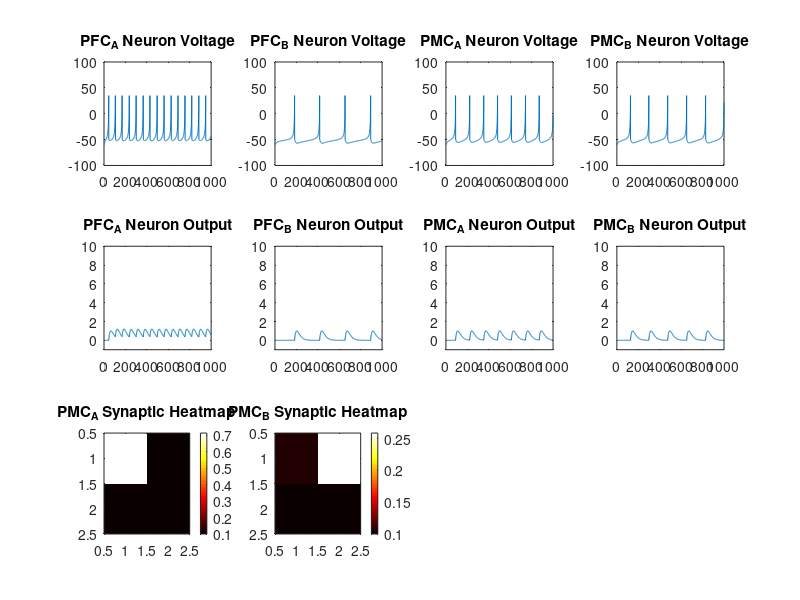

Write MATLAB code to recreate this figure.
% Model of Automaticity in Rule Based Learning

% This version of the RB_Automaticity model doesn't have the Radial Basis
% function (instead of a 100x100 visual grid it has a 2x2 grid)

clearvars;

%%%%%%%%%%%%%%%%%%%%%%%%%%%%%%%%%%%%%%%%%%%%%
%%%%%%%%%% VARIABLE INITIALIZATION %%%%%%%%%%
%%%%%%%%%%%%%%%%%%%%%%%%%%%%%%%%%%%%%%%%%%%%%



% Time period for one trial (in milliseconds)

n = 1000;
TAU = 1;

trials = 5;                         % number of trials in our automaticity experiment

tot_pfc_scale_factor = 1/5;          % scaling factor for visual input into PFC neurons


%{

% Total stimulus variable for PFCA and PFCB neurons

total_PFCA_stim = 0;
total_PFCB_stim = 0;

%}

% Quantity of Visual Stimulus

v_stim = 50;

vis_input_matrix = v_stim*ones(1,n);

% Initializing PMC Synaptic weight matrix (all start with value of 0.1)

PMCA_weights = 0.1*ones(2);
PMCB_weights = 0.1*ones(2);

% Multi-dimensional array (contains important matrices)

full_matrix = cat(3, PMCA_weights, PMCB_weights);    


%{

disp('row:')
disp(r1)
disp('column: ')
disp(r2)
disp('bar width value: ')                        
disp(full_matrix(r1,r2,1))
disp('frequency value: ')
disp(full_matrix(r1,r2,2))
disp('pFC weight')
disp(full_matrix(r1,r2,3))
disp('PMC weight')
disp(full_matrix(r1,r2,4))

%}


% PMC Scaling factor (I can use this to scale the PMC visual input value if it comes out way too high)

pmc_scaling_factor = 1;

% Neuron constants (RSN: Regular Spiking Neuron)
% Set for a cortical regular spiking neuron
% Usage: RSN.C to get C value
RSN = struct( ...
    'C', 100, ...
    'rv', -60, ...
    'vt', -40, ...
    'k', 0.7, ...
    'a', 0.03, ...
    'b', -2, ...
    'c', -50, ...
    'd', 100, ...
    'vpeak', 35, ...
    'E', 60 ...
);

% Neurons
PMC_A = struct( ...
    'w_IpmcA', 1, ...
    'I_PMC_A', zeros(1,n), ...
    'Spikes', 0, ...
    'v', RSN.rv*ones(1,n), ...
    'u', zeros(1,n) ...
);

PMC_B = struct( ...
    'w_IpmcB', 1, ...
    'I_PMC_A', zeros(1,n), ...
    'Spikes', 0, ...
    'v', RSN.rv*ones(1,n), ...
    'u', zeros(1,n) ...
);


% input weights (between PFC and PMC neurons)

w_IpmcA = 1;
w_IpfcA = 2;
w_IpmcB = 1;
w_IpfcB = 2;

% lateral inhibition connections between PFC/PFC and PMC/PMC

w_pFC_LI = 1;
w_PMC_LI = 1;


% maximum possible weight for Hebbian Synapses

w_max = 100;                           

% Lambda Value

lambda = 20; 

% Hebbian Constants (determine the subtle attributes of learning at the Hebbian synapses);
Hebbian = struct( ...
    'heb_coef', 0.000000005, ...
    'anti_heb', 10, ...
    'NMDA', 200, ...
    'AMPA', 50 ...
);

%%%%%%%%%%%%%%%%%%%%%%%%%%%%%%%%%%%%%%%%%%
%%%%%%%%%% LOOP ON CALCULATIONS %%%%%%%%%%
%%%%%%%%%%%%%%%%%%%%%%%%%%%%%%%%%%%%%%%%%%

% Beginning of Learning Trials

trial_number = 0;

for j=1:trials
    
    trial_number = trial_number + 1;    % tracks number of current trial
    
    % variables tracking spiking rate in each neuron
        
    PMCA_Spikes = 0;
    PMCB_Spikes = 0;
    PFCA_Spikes = 0;
    PFCB_Spikes = 0;

    % variables keep track of positive voltage values for calculation of
    % integral (for Hebbian learning equation)

    % pos_PFCAvolt_values = [0]; % seems unused?
    % pos_PFCBvolt_values = [0];
    pos_PMCAvolt_values = [0]; 
    pos_PMCBvolt_values = [0]; 

    % Neuron Voltage Matrices

    v_PFC_A = RSN.rv*ones(1,n) ;     u_PFC_A = zeros(1,n);
    v_PFC_B = RSN.rv*ones(1,n) ;     u_PFC_B = zeros(1,n);
    v_PMC_A = RSN.rv*ones(1,n) ;     u_PMC_A = zeros(1,n);
    v_PMC_B = RSN.rv*ones(1,n) ;     u_PMC_B = zeros(1,n);

    % Neuron Output Matrices

    I_PFC_A = zeros(1,n);
    I_PFC_B = zeros(1,n);
    I_PMC_A = zeros(1,n);
    I_PMC_B = zeros(1,n);


    r1 = randi([1 2],1,1);                         % this function generates new random integer between 1 and 2 everytime the function runs
    r2 = randi([1 2],1,1);                         % the effect is to pick a new random gabor for each trial 


    if (r2 == 1)
        pfcA_stim = 50;
        pfcB_stim = 0;
    end

    if (r2 == 2)
        pfcA_stim = 0;
        pfcB_stim = 50;
    end
        
        
    % Beginning of Individual Trial

    for i=1:n-1
        
       
        % Neuron Equations   
        % PFC A Neuron

        v_PFC_A(i+1)=(v_PFC_A(i) + TAU*(RSN.k*(v_PFC_A(i)-RSN.rv)*(v_PFC_A(i)-RSN.vt)-u_PFC_A(i)+ RSN.E + pfcA_stim + (w_IpmcA*I_PMC_A(i)) - w_pFC_LI*I_PFC_B(i))/RSN.C);   % no noise
        u_PFC_A(i+1)=u_PFC_A(i)+TAU*RSN.a*(RSN.b*(v_PFC_A(i)-RSN.rv)-u_PFC_A(i));
        if v_PFC_A(i+1)>=RSN.vpeak;
            v_PFC_A(i)= RSN.vpeak;
            v_PFC_A(i+1)= RSN.c;
            u_PFC_A(i+1)= u_PFC_A(i+1)+ RSN.d;
        end 
        
        if (v_PFC_A(i) >= RSN.vpeak)
            PFCA_Spikes = PFCA_Spikes + 1;
            for j=i:n
               t= j-i;
               I_PFC_A(j)= I_PFC_A(j)+((t/lambda)*exp((lambda-t)/lambda));   
            end
        end
        
        % PFC B Neuron

        v_PFC_B(i+1)=(v_PFC_B(i) + TAU*(RSN.k*(v_PFC_B(i)-RSN.rv)*(v_PFC_B(i)-RSN.vt)-u_PFC_B(i)+ RSN.E + pfcB_stim + (w_IpmcB*I_PMC_B(i)) - w_pFC_LI*I_PFC_A(i))/RSN.C);   % no noise
        u_PFC_B(i+1)=u_PFC_B(i)+TAU*RSN.a*(RSN.b*(v_PFC_B(i)-RSN.rv)-u_PFC_B(i));
        if v_PFC_B(i+1)>=RSN.vpeak;
            v_PFC_B(i)= RSN.vpeak;
            v_PFC_B(i+1)= RSN.c;
            u_PFC_B(i+1)= u_PFC_B(i+1)+ RSN.d;
        end 
        
        if (v_PFC_B(i) >= RSN.vpeak)
            PFCB_Spikes = PFCB_Spikes + 1;
            for j=i:n
               t= j-i;
               I_PFC_B(j)= I_PFC_B(j)+((t/lambda)*exp((lambda-t)/lambda));   
            end
        end
        
        
        %PMC_A Neuron
        
        v_PMC_A(i+1)=(v_PMC_A(i) + TAU*(RSN.k*(v_PMC_A(i)-RSN.rv)*(v_PMC_A(i)-RSN.vt)-u_PMC_A(i)+ RSN.E + (v_stim*full_matrix(r1,r2,1)) + (w_IpfcA*I_PFC_A(i)) - w_PMC_LI*I_PMC_B(i) )/RSN.C);   % no noise
        u_PMC_A(i+1)=u_PMC_A(i)+TAU*RSN.a*(RSN.b*(v_PMC_A(i)-RSN.rv)-u_PMC_A(i));
        if v_PMC_A(i+1)>=RSN.vpeak;
            v_PMC_A(i)= RSN.vpeak;
            v_PMC_A(i+1)= RSN.c;
            u_PMC_A(i+1)= u_PMC_A(i+1)+ RSN.d;
        end 
        
        if (v_PMC_A(i) >= RSN.vpeak)
            PMCA_Spikes = PMCA_Spikes + 1;
            for j=i:n
               t= j-i;
               I_PMC_A(j)= I_PMC_A(j)+((t/lambda)*exp((lambda-t)/lambda));   
            end
        end
        
        
        
        %PMC_B Neuron
        
        v_PMC_B(i+1)=(v_PMC_B(i) + TAU*(RSN.k*(v_PMC_B(i)-RSN.rv)*(v_PMC_B(i)-RSN.vt)-u_PMC_B(i)+ RSN.E + (v_stim*full_matrix(r1,r2,2)) + (w_IpfcB*I_PFC_B(i)) - w_PMC_LI*I_PMC_A(i) )/RSN.C);   % no noise
        u_PMC_B(i+1)=u_PMC_B(i)+TAU*RSN.a*(RSN.b*(v_PMC_B(i)-RSN.rv)-u_PMC_B(i));
        if v_PMC_B(i+1)>=RSN.vpeak;
            v_PMC_B(i)= RSN.vpeak;
            v_PMC_B(i+1)= RSN.c;
            u_PMC_B(i+1)= u_PMC_B(i+1)+ RSN.d;
        end 
        
        if (v_PMC_B(i) >= RSN.vpeak)
            PMCB_Spikes = PMCB_Spikes + 1;
            for j=i:n
               t= j-i;
               I_PMC_B(j)= I_PMC_B(j)+((t/lambda)*exp((lambda-t)/lambda));   
            end
        end
        
        
        % this code creates a positive number matrix for the PMC voltages
        % only the positive values are retained and all other values 
        % are converted to zero (for computation of integral)
        
        if (v_PMC_A(i) > 0)
            pos_PMCAvolt_values = [pos_PMCAvolt_values;v_PMC_A(i)];
        else
            pos_PMCAvolt_values = [pos_PMCAvolt_values;0];
        end
        
        if (v_PMC_B(i) > 0)
            pos_PMCBvolt_values = [pos_PMCBvolt_values;v_PMC_B(i)];
        else
            pos_PMCBvolt_values = [pos_PMCBvolt_values;0];
        end
        
    end





    % Calculation of Hebbian Weight for PMC_A



    % visual input to PMCA neuron (presynaptic)

    PMCA_vis_stim = full_matrix(r1,r2,1)*vis_input_matrix;                           % visual input to PMCA neuron (presynaptic)

    integral_visinputA   = trapz(PMCA_vis_stim);                                     

    integral_PMCAvoltage = trapz(pos_PMCAvolt_values);                               % activation of PMCA neuron   (post-synaptic)

    g_t_1_A = (integral_PMCAvoltage)-(Hebbian.NMDA);
    g_t_2_A = [Hebbian.NMDA - (integral_PMCAvoltage) - Hebbian.AMPA];


    % Ensures g(t)-1 and g(2)-2 are never less than zero

    if (g_t_1_A <= 0)
        g_t_1_A = 0;
    end

    if (g_t_2_A <= 0)
        g_t_2_A = 0;
    end

    % Equation determining weights at Visual-PMCA Synapses
          
            
    full_matrix(r1,r2,1) = full_matrix(r1,r2,1) + [[(Hebbian.heb_coef)*(integral_visinputA)*[g_t_1_A]*(w_max - full_matrix(r1,r2,1))] - [(Hebbian.anti_heb)*(integral_visinputA)*[g_t_2_A]*full_matrix(r1,r2,1)]];

    if (full_matrix(r1,r2,1) < 0)
        full_matrix(r1,r2,1) = 0;
    end

    if (full_matrix(r1,r2,1) > 100)
        full_matrix(r1,r2,1) = 100;
    end



    % Calculation of Hebbian Weight for PMC_B

    PMCB_vis_stim = full_matrix(r1,r2,2)*vis_input_matrix;                             % presynaptic

    integral_visinputB   = trapz(PMCB_vis_stim);                                

    integral_PMCBvoltage = trapz(pos_PMCBvolt_values);                                 % post-synaptic

    g_t_1_B = (integral_PMCBvoltage)-(Hebbian.NMDA);
    g_t_2_B = [Hebbian.NMDA - (integral_PMCBvoltage) - Hebbian.AMPA];


    % Ensures g(t)-1 and g(2)-2 are never less than zero

    if (g_t_1_B <= 0)
        g_t_1_B = 0;
    end

    if (g_t_2_B <= 0)
        g_t_2_B = 0;
    end

    % Equation determining weights at Visual-PMCB Synapses


    full_matrix(r1,r2,2) = full_matrix(r1,r2,2) + [[(Hebbian.heb_coef)*(integral_visinputB)*[g_t_1_B]*(w_max - full_matrix(r1,r2,2))] - [(Hebbian.anti_heb)*(integral_visinputB)*[g_t_2_B]*full_matrix(r1,r2,2)]];

    if (full_matrix(r1,r2,2) < 0)
        full_matrix(r1,r2,2) = 0;
    end

    if (full_matrix(r1,r2,2) > 100)
        full_matrix(r1,r2,2) = 100;
    end


    % Appends new Hebbian Weight value to heb_weight Matrix
    % this allows me to plot the Hebbian Values at the End

    % one weight value per trial


    disp(sprintf('~~~ TRIAL #: %d ~~~', trial_number))
    disp(sprintf('r1: %d', r1))
    disp(sprintf('r2: %d', r2))
    disp(sprintf('v_stim: %d', v_stim))
    disp('full_matrix(r1,r2,1)')
    disp(full_matrix(:,:,1))
    disp('full_matrix(r1,r2,2)')
    disp(full_matrix(:,:,2))
    %disp('PMCA_vis_stim')
    %disp(PMCA_vis_stim)
    %disp('PMCA_vis_stim')
    %disp(PMCB_vis_stim)

end

%%%%%%%%%%%%%%%%%%%%%%%%%%%%%%%%%%%%%
%%%%%%%%%% DISPLAY RESULTS %%%%%%%%%%
%%%%%%%%%%%%%%%%%%%%%%%%%%%%%%%%%%%%%

% Plots of Final Voltages, Outputs, and Change of Hebbian Synapse over time

% creating gif of synaptic weight heatmap

%{

n = 1:0.5:5;
nImages = trials;

figure;
for idx = 1:trials
    y = x.^n(idx);
    plot(x,y,'LineWidth',3)
    title(['y = x^n,  n = ' num2str( n(idx)) ])
    drawnow
    frame = getframe(1);
    im{idx} = frame2im(frame);
end
close;

figure;
for idx = 1:nImages
    subplot(3,3,idx)
    imshow(im{idx});
end

%}


% this code generates the spiking diagrams and the heatmaps

rows = 3;
columns = 4;

subplot(rows,columns,1);
plot(TAU*(1:n),v_PFC_A);
axis([0 n -100 100]);
title('PFC_A Neuron Voltage');

subplot(rows,columns,2);
plot(TAU*(1:n),v_PFC_B);
axis([0 n -100 100]);
title('PFC_B Neuron Voltage');

subplot(rows,columns,3);
plot(TAU*(1:n),v_PMC_A);
axis([0 n -100 100]);
title('PMC_A Neuron Voltage');

subplot(rows,columns,4);
plot(TAU*(1:n),v_PMC_B);
axis([0 n -100 100]);
title('PMC_B Neuron Voltage');

subplot(rows,columns,5);
plot(TAU*(1:n),I_PFC_A);
axis([0 n -1 10]);
title('PFC_A Neuron Output');    % I_PMC_B

subplot(rows,columns,6);
plot(TAU*(1:n),I_PFC_B);
axis([0 n -1 10]);
title('PFC_B Neuron Output');

subplot(rows,columns,7);
plot(TAU*(1:n),I_PMC_A);
axis([0 n -1 10]);
title('PMC_A Neuron Output');

subplot(rows,columns,8);
plot(TAU*(1:n),I_PMC_B);
axis([0 n -1 10]);
title('PMC_B Neuron Output');

subplot(rows,columns,9);
data1 = full_matrix(:,:,1);
colormap('hot');   % set colormap
imagesc(data1);    % draw image and scale colormap to values range
colorbar;          % show color scale
title('PMC_A Synaptic Heatmap');

subplot(rows,columns,10);
data2 = full_matrix(:,:,2);
colormap('hot');   % set colormap
imagesc(data2);    % draw image and scale colormap to values range
colorbar;          % show color scale
title('PMC_B Synaptic Heatmap');

% subplot(rows,columns,11);
% data3 = PMCA_weights_with_time(:,:,1);
% colormap('hot');
% imagesc(data3);
% colorbar;
% title('PMC_A Synaptic Heatmap with Slider');
% slider = uicontrol('Style', 'slider', ...
%     'Min', 1, 'Max', trials, ...
%     'Value', 1, ...
%     'Position', [1000 50 400 20]);
% set(slider, 'Callback', 'trial_number=nearest(get(slider,''value''));data3 = PMCA_weights_with_time(:,:,trial_number);colormap(''hot'');imagesc(data3);colorbar;')

% report important statistics

%{

disp('r1')
disp(r1)
disp('r2')
disp(r2)

disp('Synaptic Strength PMC_A')
disp(full_matrix(r1,r2,2))
disp('Synaptic Strength PMC_B')
disp(full_matrix(r1,r2,3))
disp('PMC_A Spikes')
disp(PMCA_Spikes)
disp('PMC_B Spikes')
disp(PMCB_Spikes)
disp('PFC_A Spikes')
disp(PFCA_Spikes)
disp('PFC_B Spikes')
disp(PFCB_Spikes)

%}